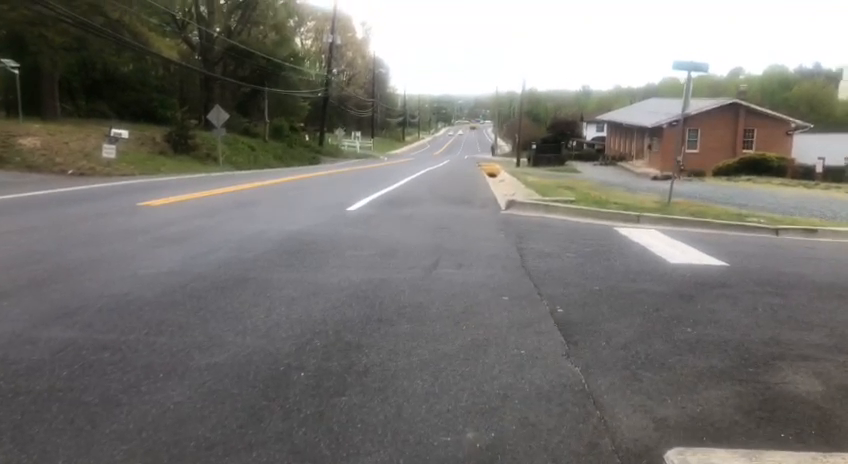
#> input picture frame 28 of input_video.mp4, 848 x 464 px
$ python video_stabilization.py
#> lines starting #> are read from the running program, lines starting #| are printed output that depends on the picture
# -*- coding: utf-8 -*-
"""
Created on Mon Apr 25 21:48:56 2022

@author: Naveen Mangla
@author: Mahima Arora
@author: Charu Sharma

"""

import numpy as np
import cv2

##########################
## change the path here ##
##########################
vid = cv2.VideoCapture('/home/naveen/courses/ENPM673/Video-Stabilization/input_video.mp4')
# shape: (1080, 1920, 3)

# Get frame count
frame_count = int(vid.get(cv2.CAP_PROP_FRAME_COUNT))

# Read first frame
_, previous = vid.read()
#> previous is the input picture: shape (464, 848, 3); mean B, G, R 114.5, 118.7, 120.8

previous_gray = cv2.cvtColor(previous, cv2.COLOR_BGR2GRAY)
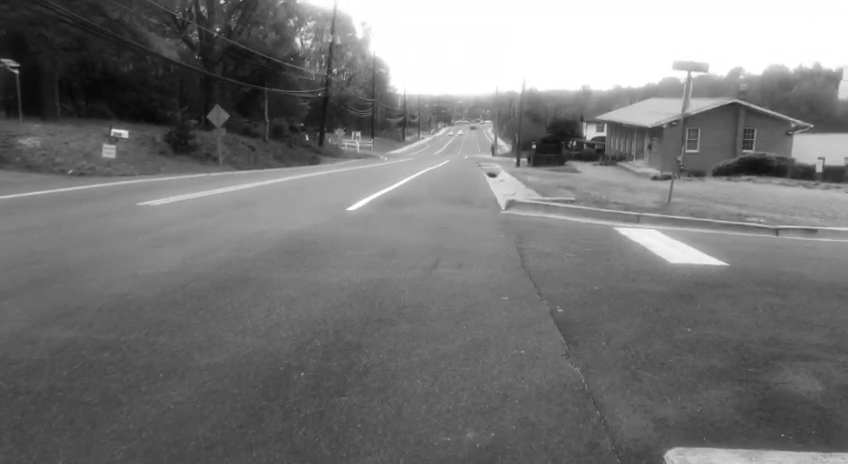
#> previous_gray: shape (464, 848); min 8, max 255, mean 118.8

# Pre-define transformation-store array
transforms = np.zeros((frame_count - 1, 3), np.float32)


for i in range(frame_count - 2):
    # Detect feature points in previous frame
    previous_pts = cv2.goodFeaturesToTrack(previous_gray,
                                           maxCorners=200,
                                           qualityLevel=0.01,
                                           minDistance=30,
                                           blockSize=3)

    # Read next frame
    success, current = vid.read()
    if not success:
        break

    current_gray = cv2.cvtColor(current, cv2.COLOR_BGR2GRAY)

    # Get feature points
    # Calculate optical flow
    current_pts, status, error = cv2.calcOpticalFlowPyrLK(previous_gray,
                                                          current_gray,
                                                          previous_pts,
                                                          None)

    # Sanity check
    assert previous_pts.shape == current_pts.shape

    # Filter only valid points
    idx = np.where(status == 1)[0]
    previous_pts = previous_pts[idx]
    current_pts = current_pts[idx]

    # Find transformation matrix
#> (the run stopped early here; a loop or call above may not have finished)

$ run again, starting later in the video
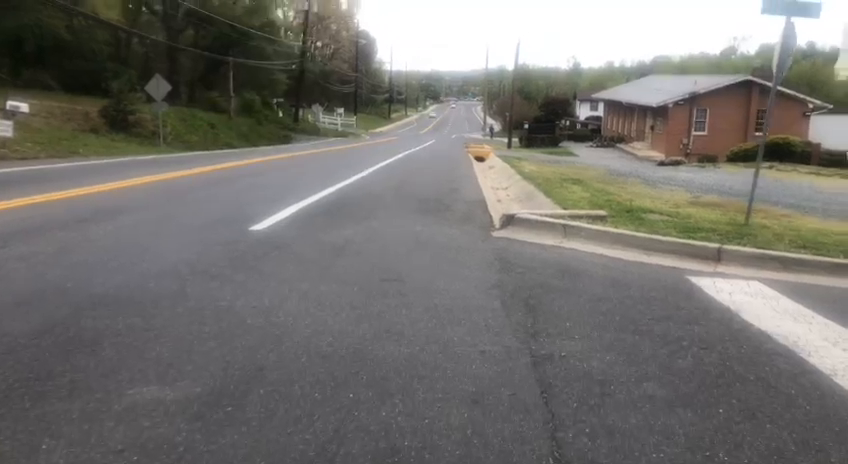
#> input picture frame 126 of input_video.mp4, 848 x 464 px
#> previous is the input picture: shape (464, 848, 3); mean B, G, R 111.6, 115.7, 117.7

$ run again, starting later in the video
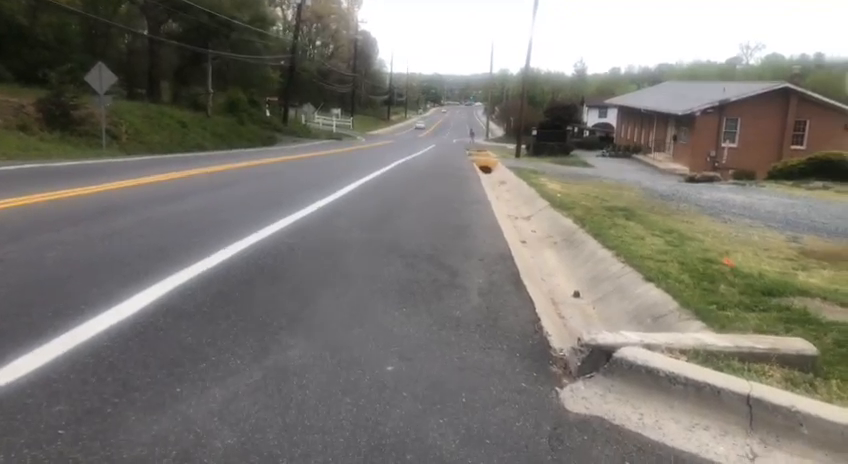
#> input picture frame 224 of input_video.mp4, 848 x 464 px
#> previous is the input picture: shape (464, 848, 3); mean B, G, R 114.8, 121.5, 124.6
